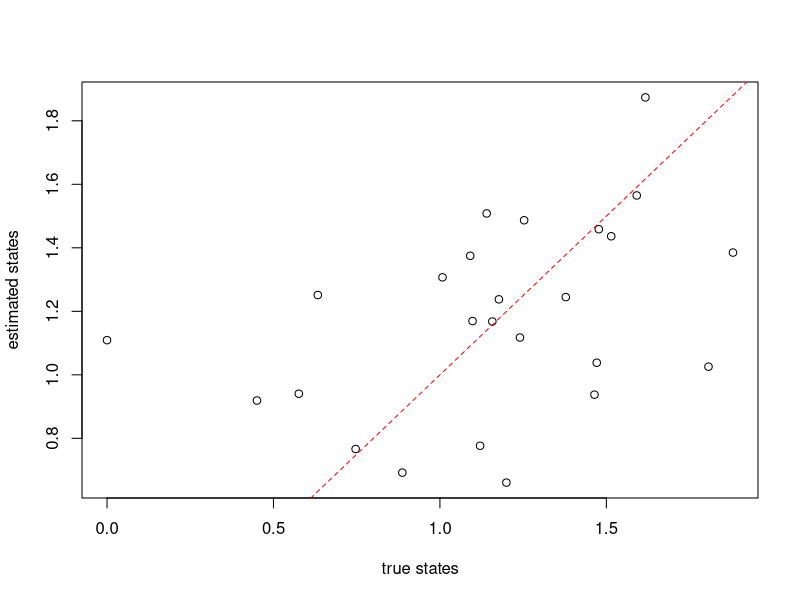

Write R code to recreate this figure.
# ##############################################################################
#                                                                              #
# properties.R                                                                 #
#                                                                              #
# This file is a collection of code snippets present in the phytools tutorial: #
# http://www.phytools.org/***SanJuan2016/ex/7/Anc-states-continuous.html       #
#                                                                              #
# This script is aims to explore some properties of ancestral reconstruction   #
# of continuous characters under simulated data, using the phytools package    #
#                                                                              #
# Original author: Liam J. Revell                                              #
# Last updated 29 Jun. 2015                                                    #
#                                                                              #
# ##############################################################################


# load libraries
library(phytools)

## simulate a tree & some data
tree<-pbtree(n=26,scale=1,tip.label=LETTERS[26:1])
## simulate with ancestral states
x<-fastBM(tree,internal=TRUE)
## ancestral states
a<-x[as.character(1:tree$Nnode+Ntip(tree))]
## tip data
x<-x[tree$tip.label]

# Estimate ancestral states using fastAnc (re-rooting)
fit<-fastAnc(tree,x,CI=TRUE)
print(fit,printlen=6)

# Compare estimates to the generated values for simulated data
plot(a,fit$ace,xlab="true states",ylab="estimated states")
lines(range(c(x,a)),range(c(x,a)),lty="dashed",col="red") ## 1:1 line

## first, let's go back to our previous dataset
print(fit)
mean(((a>=fit$CI95[,1]) + (a<=fit$CI95[,2]))==2)

## custom function that conducts a simulation, estimates ancestral
## states, & returns the fraction on 95% CI
foo<-function(){
    tree<-pbtree(n=100)
    x<-fastBM(tree,internal=TRUE)
    fit<-fastAnc(tree,x[1:length(tree$tip.label)],CI=TRUE)
    mean(((x[1:tree$Nnode+length(tree$tip.label)]>=fit$CI95[,1]) +
        (x[1:tree$Nnode+length(tree$tip.label)]<=fit$CI95[,2]))==2)
}
## conduct 100 simulations
pp<-replicate(100,foo())
mean(pp)


# Ancestral state estimations when some nodes are known

# fixate ancestral states for chars 27, 31 and 35
# anc.states<-a[as.character(c(27,31,35))]
# fit<-fastAnc(tree,x,anc.states=anc.states,CI=TRUE)
# plot(a,fit$ace,xlab="true states",ylab="estimated states")
# lines(range(c(x,a)),range(c(x,a)),lty="dashed",col="red") ## 1:1 line
#
# ## simulate data with a trend
# tree<-pbtree(n=100,scale=1)
# x<-fastBM(tree,internal=TRUE,mu=3)
# phenogram(tree,x,ftype="off",spread.labels=FALSE)
#
# a<-x[as.character(1:tree$Nnode+Ntip(tree))]
# x<-x[tree$tip.label]
# ## let's see how bad we do if we ignore the trend
# plot(a,fastAnc(tree,x),xlab="true values",
#     ylab="estimated states under BM")
# lines(range(c(x,a)),range(c(x,a)),lty="dashed",col="red")
# title("estimated without prior information")
#
# ## incorporate prior knowledge
# pm<-setNames(c(1000,rep(0,tree$Nnode)),
#     c("sig2",1:tree$Nnode+length(tree$tip.label)))
# ## the root & two randomly chosen nodes
# nn<-as.character(c(length(tree$tip.label)+1,
#     sample(2:tree$Nnode+length(tree$tip.label),2)))
# pm[nn]<-a[as.character(nn)]
# ## prior variance
# pv<-setNames(c(1000^2,rep(1000,length(pm)-1)),names(pm))
# pv[as.character(nn)]<-1e-100
# ## run MCMC
# mcmc<-anc.Bayes(tree,x,ngen=100000,
#     control=list(pr.mean=pm,pr.var=pv,
#     a=pm[as.character(length(tree$tip.label)+1)],
#     y=pm[as.character(2:tree$Nnode+length(tree$tip.label))]))
#
# anc.est<-colMeans(mcmc[201:1001,
#     as.character(1:tree$Nnode+length(tree$tip.label))])
# plot(a[names(anc.est)],anc.est,xlab="true values",
#     ylab="estimated states using informative prior")
# lines(range(c(x,a)),range(c(x,a)),lty="dashed",col="red")
# title("estimated using informative prior")
